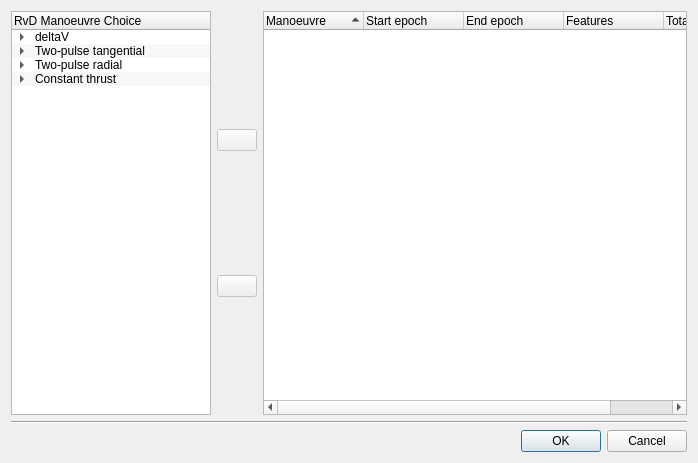
<?xml version="1.0" encoding="UTF-8"?>
<ui version="4.0">
 <author>Guillermo Ortega (ESA)</author>
 <class>rendezVousManoeuvreDialogClass</class>
 <widget class="QDialog" name="rendezVousManoeuvreDialogClass">
  <property name="geometry">
   <rect>
    <x>0</x>
    <y>0</y>
    <width>698</width>
    <height>463</height>
   </rect>
  </property>
  <property name="windowTitle">
   <string>RendezVous manoeuvres</string>
  </property>
  <property name="windowIcon">
   <iconset resource="../../iconary/sta-icons.qrc">
    <normaloff>:/icons/Rendezvous.png</normaloff>:/icons/Rendezvous.png</iconset>
  </property>
  <layout class="QGridLayout" name="gridLayout">
   <item row="0" column="0" colspan="2">
    <layout class="QGridLayout" name="gridLayout_3">
     <item row="0" column="0">
      <layout class="QHBoxLayout" name="horizontal2ParametersChoiceTabWidget">
       <item>
        <widget class="QTreeWidget" name="treeWidgetRendezVousManoeuvreToChoose">
         <property name="minimumSize">
          <size>
           <width>200</width>
           <height>390</height>
          </size>
         </property>
         <property name="maximumSize">
          <size>
           <width>200</width>
           <height>16777215</height>
          </size>
         </property>
         <property name="alternatingRowColors">
          <bool>true</bool>
         </property>
         <property name="selectionMode">
          <enum>QAbstractItemView::MultiSelection</enum>
         </property>
         <property name="uniformRowHeights">
          <bool>false</bool>
         </property>
         <property name="animated">
          <bool>true</bool>
         </property>
         <attribute name="headerMinimumSectionSize">
          <number>35</number>
         </attribute>
         <column>
          <property name="text">
           <string>RvD Manoeuvre Choice</string>
          </property>
         </column>
         <item>
          <property name="text">
           <string>deltaV</string>
          </property>
          <property name="icon">
           <iconset resource="../../iconary/sta-icons.qrc">
            <normaloff>:/icons/engine.png</normaloff>:/icons/engine.png</iconset>
          </property>
          <item>
           <property name="text">
            <string>Tangengial</string>
           </property>
          </item>
          <item>
           <property name="text">
            <string>Lateral</string>
           </property>
          </item>
          <item>
           <property name="text">
            <string>Radial</string>
           </property>
          </item>
          <item>
           <property name="text">
            <string>Free</string>
           </property>
          </item>
         </item>
         <item>
          <property name="text">
           <string>Two-pulse tangential</string>
          </property>
          <property name="icon">
           <iconset resource="../../iconary/sta-icons.qrc">
            <normaloff>:/icons/engine.png</normaloff>:/icons/engine.png</iconset>
          </property>
          <item>
           <property name="text">
            <string>Along X</string>
           </property>
          </item>
          <item>
           <property name="text">
            <string>To altitude</string>
           </property>
          </item>
          <item>
           <property name="text">
            <string>Fly around</string>
           </property>
          </item>
         </item>
         <item>
          <property name="text">
           <string>Two-pulse radial</string>
          </property>
          <property name="icon">
           <iconset resource="../../iconary/sta-icons.qrc">
            <normaloff>:/icons/engine.png</normaloff>:/icons/engine.png</iconset>
          </property>
          <item>
           <property name="text">
            <string>Starting on X</string>
           </property>
          </item>
          <item>
           <property name="text">
            <string>Fly-around</string>
           </property>
          </item>
          <item>
           <property name="text">
            <string>Fly-around 360</string>
           </property>
          </item>
         </item>
         <item>
          <property name="text">
           <string>Constant thrust</string>
          </property>
          <property name="icon">
           <iconset resource="../../iconary/sta-icons.qrc">
            <normaloff>:/icons/engine.png</normaloff>:/icons/engine.png</iconset>
          </property>
          <item>
           <property name="text">
            <string>Hold point</string>
           </property>
          </item>
          <item>
           <property name="text">
            <string>V-bar transfer</string>
           </property>
          </item>
          <item>
           <property name="text">
            <string>R-Bar transfer</string>
           </property>
          </item>
          <item>
           <property name="text">
            <string>Constant tangential</string>
           </property>
          </item>
          <item>
           <property name="text">
            <string>Constant radial</string>
           </property>
          </item>
         </item>
        </widget>
       </item>
       <item>
        <layout class="QVBoxLayout" name="verticalLayout_4">
         <item>
          <spacer name="verticalSpacer">
           <property name="minimumSize">
            <size>
             <width>30</width>
             <height>0</height>
            </size>
           </property>
           <property name="maximumSize">
            <size>
             <width>30</width>
             <height>16777215</height>
            </size>
           </property>
           <property name="orientation">
            <enum>Qt::Vertical</enum>
           </property>
           <property name="sizeHint" stdset="0">
            <size>
             <width>20</width>
             <height>40</height>
            </size>
           </property>
          </spacer>
         </item>
         <item>
          <widget class="QPushButton" name="AddRendezVousManoeuvrePushButton">
           <property name="enabled">
            <bool>false</bool>
           </property>
           <property name="maximumSize">
            <size>
             <width>50</width>
             <height>16777215</height>
            </size>
           </property>
           <property name="text">
            <string/>
           </property>
           <property name="icon">
            <iconset resource="../../iconary/sta-icons.qrc">
             <normaloff>:/icons/timeline-double.png</normaloff>:/icons/timeline-double.png</iconset>
           </property>
          </widget>
         </item>
         <item>
          <spacer name="verticalSpacer_3">
           <property name="orientation">
            <enum>Qt::Vertical</enum>
           </property>
           <property name="sizeHint" stdset="0">
            <size>
             <width>20</width>
             <height>40</height>
            </size>
           </property>
          </spacer>
         </item>
         <item>
          <widget class="QPushButton" name="RemoveRendezVousManoeuvrePushButton">
           <property name="enabled">
            <bool>false</bool>
           </property>
           <property name="maximumSize">
            <size>
             <width>50</width>
             <height>16777215</height>
            </size>
           </property>
           <property name="text">
            <string/>
           </property>
           <property name="icon">
            <iconset resource="../../iconary/sta-icons.qrc">
             <normaloff>:/icons/timeline-half.png</normaloff>:/icons/timeline-half.png</iconset>
           </property>
          </widget>
         </item>
         <item>
          <spacer name="verticalSpacer_2">
           <property name="minimumSize">
            <size>
             <width>30</width>
             <height>0</height>
            </size>
           </property>
           <property name="maximumSize">
            <size>
             <width>30</width>
             <height>16777215</height>
            </size>
           </property>
           <property name="orientation">
            <enum>Qt::Vertical</enum>
           </property>
           <property name="sizeHint" stdset="0">
            <size>
             <width>20</width>
             <height>40</height>
            </size>
           </property>
          </spacer>
         </item>
        </layout>
       </item>
       <item>
        <widget class="QTreeWidget" name="treeWidgetRendezVousManoeuvreSelected">
         <property name="minimumSize">
          <size>
           <width>400</width>
           <height>0</height>
          </size>
         </property>
         <property name="alternatingRowColors">
          <bool>true</bool>
         </property>
         <attribute name="headerCascadingSectionResizes">
          <bool>true</bool>
         </attribute>
         <attribute name="headerDefaultSectionSize">
          <number>100</number>
         </attribute>
         <attribute name="headerShowSortIndicator" stdset="0">
          <bool>true</bool>
         </attribute>
         <attribute name="headerStretchLastSection">
          <bool>true</bool>
         </attribute>
         <column>
          <property name="text">
           <string>Manoeuvre</string>
          </property>
          <property name="textAlignment">
           <set>AlignJustify|AlignVCenter</set>
          </property>
          <property name="icon">
           <iconset resource="../../iconary/sta-icons.qrc">
            <normaloff>:/icons/engine.png</normaloff>:/icons/engine.png</iconset>
          </property>
         </column>
         <column>
          <property name="text">
           <string>Start epoch</string>
          </property>
          <property name="textAlignment">
           <set>AlignJustify|AlignVCenter</set>
          </property>
          <property name="icon">
           <iconset resource="../../iconary/sta-icons.qrc">
            <normaloff>:/icons/TicksButton.png</normaloff>:/icons/TicksButton.png</iconset>
          </property>
         </column>
         <column>
          <property name="text">
           <string>End epoch</string>
          </property>
          <property name="textAlignment">
           <set>AlignJustify|AlignVCenter</set>
          </property>
          <property name="icon">
           <iconset resource="../../iconary/sta-icons.qrc">
            <normaloff>:/icons/TicksButton.png</normaloff>:/icons/TicksButton.png</iconset>
          </property>
         </column>
         <column>
          <property name="text">
           <string>Features</string>
          </property>
          <property name="textAlignment">
           <set>AlignJustify|AlignVCenter</set>
          </property>
          <property name="icon">
           <iconset resource="../../iconary/sta-icons.qrc">
            <normaloff>:/icons/mission-arcs-loitering.png</normaloff>:/icons/mission-arcs-loitering.png</iconset>
          </property>
         </column>
         <column>
          <property name="text">
           <string>Total deltaV</string>
          </property>
          <property name="textAlignment">
           <set>AlignJustify|AlignVCenter</set>
          </property>
          <property name="icon">
           <iconset resource="../../iconary/sta-icons.qrc">
            <normaloff>:/icons/engine.png</normaloff>:/icons/engine.png</iconset>
          </property>
         </column>
        </widget>
       </item>
      </layout>
     </item>
    </layout>
   </item>
   <item row="2" column="1">
    <widget class="QDialogButtonBox" name="buttonBoxRendezVousManoeuvreDialog">
     <property name="sizePolicy">
      <sizepolicy hsizetype="Expanding" vsizetype="Fixed">
       <horstretch>0</horstretch>
       <verstretch>0</verstretch>
      </sizepolicy>
     </property>
     <property name="orientation">
      <enum>Qt::Horizontal</enum>
     </property>
     <property name="standardButtons">
      <set>QDialogButtonBox::Cancel|QDialogButtonBox::Ok</set>
     </property>
    </widget>
   </item>
   <item row="1" column="0" colspan="2">
    <widget class="Line" name="line">
     <property name="orientation">
      <enum>Qt::Horizontal</enum>
     </property>
    </widget>
   </item>
  </layout>
 </widget>
 <tabstops>
  <tabstop>buttonBoxRendezVousManoeuvreDialog</tabstop>
 </tabstops>
 <resources>
  <include location="../../iconary/sta-icons.qrc"/>
 </resources>
 <connections>
  <connection>
   <sender>buttonBoxRendezVousManoeuvreDialog</sender>
   <signal>accepted()</signal>
   <receiver>rendezVousManoeuvreDialogClass</receiver>
   <slot>accept()</slot>
   <hints>
    <hint type="sourcelabel">
     <x>93</x>
     <y>678</y>
    </hint>
    <hint type="destinationlabel">
     <x>325</x>
     <y>185</y>
    </hint>
   </hints>
  </connection>
  <connection>
   <sender>buttonBoxRendezVousManoeuvreDialog</sender>
   <signal>rejected()</signal>
   <receiver>rendezVousManoeuvreDialogClass</receiver>
   <slot>reject()</slot>
   <hints>
    <hint type="sourcelabel">
     <x>93</x>
     <y>680</y>
    </hint>
    <hint type="destinationlabel">
     <x>135</x>
     <y>0</y>
    </hint>
   </hints>
  </connection>
 </connections>
 <designerdata>
  <property name="gridDeltaX">
   <number>5</number>
  </property>
  <property name="gridDeltaY">
   <number>5</number>
  </property>
  <property name="gridSnapX">
   <bool>true</bool>
  </property>
  <property name="gridSnapY">
   <bool>true</bool>
  </property>
  <property name="gridVisible">
   <bool>true</bool>
  </property>
 </designerdata>
</ui>
